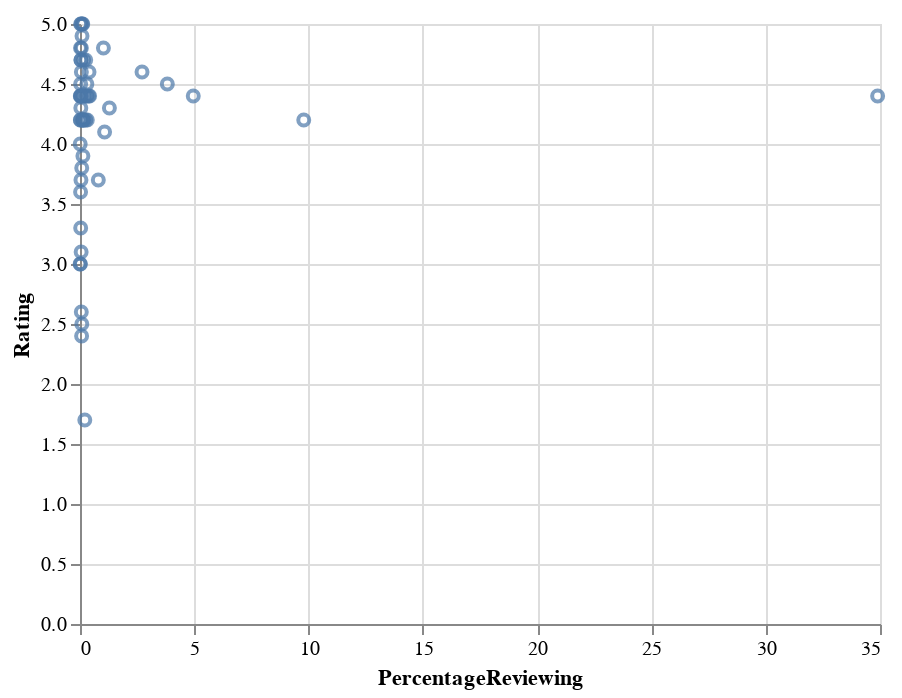

The cell this chart's notebook holds for it:
### Markdown cell above
Compute percentage of users reviewing (reviews / installs). Then graph percentage reviewing vs rating

### Code cell
df_paid["PercentageReviewing"] = pd.to_numeric(df_paid.Reviews) / df_paid.NumInstalls
alt.Chart(df_paid).mark_point().encode(x="PercentageReviewing", y="Rating")

### Figure 1 — Vega-Lite specification as saved in the notebook (floating-point values rounded to 4 significant figures)
{"$schema": "https://vega.github.io/schema/vega-lite/v2.6.0.json", "config": {"view": {"height": 300, "width": 400}}, "data": {"name": "data-787d84275ceafcc31546456463603aed"}, "datasets": {"data-787d84275ceafcc31546456463603aed": [{"Android Ver": "5.0 and up", "App": "pretty Easy privacy p≡p", "Category": "COMMUNICATION", "Content Rating": "Everyone", "Current Ver": "1.0.100rc1.withoutKeysync", "Genres": "Communication", "Installs": "500+", "Last Updated": "July 30, 2018", "NumInstalls": 500, "NumReviews": 21, "PercentageReviewing": 0.042, "Price": "$0.99", "PriceNum": 0.99, "Rating": 3.7, "Reviews": "21", "Size": "20M", "Type": "Paid"}, {"Android Ver": "2.2 and up", "App": "Next Launcher 3D Bold-CF Theme", "Category": "PERSONALIZATION", "Content Rating": "Everyone", "Current Ver": "1.042", "Genres": "Personalization", "Installs": "1,000+", "Last Updated": "January 11, 2014", "NumInstalls": 1000, "NumReviews": 175, "PercentageReviewing": 0.175, "Price": "$0.99", "PriceNum": 0.99, "Rating": 4.4, "Reviews": "175", "Size": "5.5M", "Type": "Paid"}, {"Android Ver": "4.1 and up", "App": "Facetune - For Free", "Category": "PHOTOGRAPHY", "Content Rating": "Everyone", "Current Ver": "1.3.1", "Genres": "Photography", "Installs": "1,000,000+", "Last Updated": "July 25, 2018", "NumInstalls": 10000, "NumReviews": 49553, "PercentageReviewing": 4.955, "Price": "$5.99", "PriceNum": 5.99, "Rating": 4.4, "Reviews": "49553", "Size": "48M", "Type": "Paid"}, {"Android Ver": "3.0 and up", "App": "Es-Bg Offline Voice Translator", "Category": "TRAVEL_AND_LOCAL", "Content Rating": "Everyone", "Current Ver": "2.55", "Genres": "Travel & Local", "Installs": "10+", "Last Updated": "March 19, 2017", "NumInstalls": 10, "NumReviews": 1, "PercentageReviewing": 0.1, "Price": "$1.49", "PriceNum": 1.49, "Rating": null, "Reviews": "1", "Size": "87M", "Type": "Paid"}, {"Android Ver": "4.3 and up", "App": "F05WatchFace for Android Wear", "Category": "PRODUCTIVITY", "Content Rating": "Everyone", "Current Ver": "7.0.1", "Genres": "Productivity", "Installs": "1,000+", "Last Updated": "December 24, 2017", "NumInstalls": 1000, "NumReviews": 127, "PercentageReviewing": 0.127, "Price": "$0.99", "PriceNum": 0.99, "Rating": 3.9, "Reviews": "127", "Size": "5.9M", "Type": "Paid"}, {"Android Ver": "2.1 and up", "App": "ZOOKEEPER DX TouchEdition", "Category": "FAMILY", "Content Rating": "Everyone", "Current Ver": "1.2.7", "Genres": "Puzzle", "Installs": "100,000+", "Last Updated": "November 26, 2015", "NumInstalls": 10000, "NumReviews": 3195, "PercentageReviewing": 0.3195, "Price": "$0.99", "PriceNum": 0.99, "Rating": 4.2, "Reviews": "3195", "Size": "4.6M", "Type": "Paid"}, {"Android Ver": "5.0 and up", "App": "Diabetes & Diet Tracker", "Category": "MEDICAL", "Content Rating": "Everyone", "Current Ver": "6.5.1", "Genres": "Medical", "Installs": "1,000+", "Last Updated": "July 16, 2018", "NumInstalls": 1000, "NumReviews": 395, "PercentageReviewing": 0.395, "Price": "$9.99", "PriceNum": 9.99, "Rating": 4.6, "Reviews": "395", "Size": "19M", "Type": "Paid"}, {"Android Ver": "4.0 and up", "App": "Retro City Rampage DX", "Category": "GAME", "Content Rating": "Teen", "Current Ver": "1.0.5", "Genres": "Action", "Installs": "10,000+", "Last Updated": "January 12, 2017", "NumInstalls": 10000, "NumReviews": 416, "PercentageReviewing": 0.0416, "Price": "$2.99", "PriceNum": 2.99, "Rating": 4.7, "Reviews": "416", "Size": "16M", "Type": "Paid"}, {"Android Ver": "4.0.3 and up", "App": "Sam.BN Pro", "Category": "TOOLS", "Content Rating": "Everyone", "Current Ver": "1.0.0", "Genres": "Tools", "Installs": "10+", "Last Updated": "March 27, 2015", "NumInstalls": 10, "NumReviews": 11, "PercentageReviewing": 1.1, "Price": "$0.99", "PriceNum": 0.99, "Rating": null, "Reviews": "11", "Size": "2.0M", "Type": "Paid"}, {"Android Ver": "2.2 and up", "App": "FL SW Fishing Regulations", "Category": "SPORTS", "Content Rating": "Everyone", "Current Ver": "1.03", "Genres": "Sports", "Installs": "1,000+", "Last Updated": "March 7, 2014", "NumInstalls": 1000, "NumReviews": 60, "PercentageReviewing": 0.06, "Price": "$1.99", "PriceNum": 1.99, "Rating": 4.6, "Reviews": "60", "Size": "24M", "Type": "Paid"}, {"Android Ver": "4.1 and up", "App": "Star Wars ™: DIRTY", "Category": "GAME", "Content Rating": "Teen", "Current Ver": "1.0.6", "Genres": "Role Playing", "Installs": "100,000+", "Last Updated": "October 19, 2015", "NumInstalls": 10000, "NumReviews": 38207, "PercentageReviewing": 3.821, "Price": "$9.99", "PriceNum": 9.99, "Rating": 4.5, "Reviews": "38207", "Size": "15M", "Type": "Paid"}, {"Android Ver": "2.3 and up", "App": "Beautiful Widgets Pro", "Category": "PERSONALIZATION", "Content Rating": "Everyone", "Current Ver": "5.7.8", "Genres": "Personalization", "Installs": "1,000,000+", "Last Updated": "August 24, 2016", "NumInstalls": 10000, "NumReviews": 97890, "PercentageReviewing": 9.789, "Price": "$2.49", "PriceNum": 2.49, "Rating": 4.2, "Reviews": "97890", "Size": "14M", "Type": "Paid"}, {"Android Ver": "4.4 and up", "App": "Muscle Premium - Human Anatomy, Kinesiology, Bones", "Category": "MEDICAL", "Content Rating": "Everyone", "Current Ver": "7.1.17", "Genres": "Medical", "Installs": "10,000+", "Last Updated": "August 11, 2017", "NumInstalls": 10000, "NumReviews": 168, "PercentageReviewing": 0.0168, "Price": "$24.99", "PriceNum": 10, "Rating": 4.2, "Reviews": "168", "Size": "25M", "Type": "Paid"}, {"Android Ver": "4.1 and up", "App": "X Launcher Pro: PhoneX Theme, OS11 Control Center", "Category": "ART_AND_DESIGN", "Content Rating": "Everyone", "Current Ver": "2.1.2", "Genres": "Art & Design", "Installs": "5,000+", "Last Updated": "July 30, 2018", "NumInstalls": 5000, "NumReviews": 801, "PercentageReviewing": 0.1602, "Price": "$1.99", "PriceNum": 1.99, "Rating": 4.7, "Reviews": "801", "Size": "3.5M", "Type": "Paid"}, {"Android Ver": "2.2 and up", "App": "iBP Blood Pressure", "Category": "MEDICAL", "Content Rating": "Everyone", "Current Ver": "7.0.1", "Genres": "Medical", "Installs": "10,000+", "Last Updated": "November 30, 2014", "NumInstalls": 10000, "NumReviews": 578, "PercentageReviewing": 0.0578, "Price": "$0.99", "PriceNum": 0.99, "Rating": 4.4, "Reviews": "578", "Size": "704k", "Type": "Paid"}, {"Android Ver": "7.0 and up", "App": "FO Bixby", "Category": "PERSONALIZATION", "Content Rating": "Everyone", "Current Ver": "0.2", "Genres": "Personalization", "Installs": "100+", "Last Updated": "April 25, 2018", "NumInstalls": 100, "NumReviews": 5, "PercentageReviewing": 0.05, "Price": "$0.99", "PriceNum": 0.99, "Rating": 5, "Reviews": "5", "Size": "861k", "Type": "Paid"}, {"Android Ver": "4.1 and up", "App": "Pinkalicious Party", "Category": "FAMILY", "Content Rating": "Everyone", "Current Ver": "1.5.0", "Genres": "Educational;Creativity", "Installs": "500+", "Last Updated": "June 25, 2018", "NumInstalls": 500, "NumReviews": 2, "PercentageReviewing": 0.004, "Price": "$2.99", "PriceNum": 2.99, "Rating": 3, "Reviews": "2", "Size": "82M", "Type": "Paid"}, {"Android Ver": "4.0 and up", "App": "EP Calipers", "Category": "MEDICAL", "Content Rating": "Everyone", "Current Ver": "2.12", "Genres": "Medical", "Installs": "100+", "Last Updated": "February 10, 2018", "NumInstalls": 100, "NumReviews": 4, "PercentageReviewing": 0.04, "Price": "$0.99", "PriceNum": 0.99, "Rating": null, "Reviews": "4", "Size": "15M", "Type": "Paid"}, {"Android Ver": "4.0 and up", "App": "Eu sou Rico", "Category": "FINANCE", "Content Rating": "Everyone", "Current Ver": "1.0", "Genres": "Finance", "Installs": "0+", "Last Updated": "January 9, 2018", "NumInstalls": 0, "NumReviews": 0, "PercentageReviewing": null, "Price": "$30.99", "PriceNum": 10, "Rating": null, "Reviews": "0", "Size": "2.6M", "Type": "Paid"}, {"Android Ver": "4.0 and up", "App": "AJ Jump: Animal Jam Kangaroos!", "Category": "GAME", "Content Rating": "Everyone", "Current Ver": "1.6", "Genres": "Arcade", "Installs": "50,000+", "Last Updated": "March 7, 2016", "NumInstalls": 10000, "NumReviews": 2975, "PercentageReviewing": 0.2975, "Price": "$1.99", "PriceNum": 1.99, "Rating": 4.4, "Reviews": "2975", "Size": "42M", "Type": "Paid"}, {"Android Ver": "5.0 and up", "App": "Message AI - Write Better Messages", "Category": "TOOLS", "Content Rating": "Mature 17+", "Current Ver": "1.3.1", "Genres": "Tools", "Installs": "100+", "Last Updated": "July 4, 2018", "NumInstalls": 100, "NumReviews": 0, "PercentageReviewing": 0, "Price": "$2.99", "PriceNum": 2.99, "Rating": null, "Reviews": "0", "Size": "7.9M", "Type": "Paid"}, {"Android Ver": "4.1 and up", "App": "Masha and the Bear- House Cleaning Games for Girls", "Category": "FAMILY", "Content Rating": "Everyone", "Current Ver": "0.0.1", "Genres": "Educational;Pretend Play", "Installs": "100+", "Last Updated": "January 25, 2018", "NumInstalls": 100, "NumReviews": 0, "PercentageReviewing": 0, "Price": "$1.99", "PriceNum": 1.99, "Rating": null, "Reviews": "0", "Size": "74M", "Type": "Paid"}, {"Android Ver": "Varies with device", "App": "Journal Club: Medicine", "Category": "MEDICAL", "Content Rating": "Everyone", "Current Ver": "Varies with device", "Genres": "Medical", "Installs": "10,000+", "Last Updated": "June 17, 2017", "NumInstalls": 10000, "NumReviews": 216, "PercentageReviewing": 0.0216, "Price": "$6.99", "PriceNum": 6.99, "Rating": 4.8, "Reviews": "216", "Size": "Varies with device", "Type": "Paid"}, {"Android Ver": "4.0.3 and up", "App": "Dr. Seuss's ABC", "Category": "FAMILY", "Content Rating": "Everyone", "Current Ver": "2.05", "Genres": "Books & Reference;Education", "Installs": "10,000+", "Last Updated": "February 26, 2018", "NumInstalls": 10000, "NumReviews": 429, "PercentageReviewing": 0.0429, "Price": "$3.99", "PriceNum": 3.99, "Rating": 4.7, "Reviews": "429", "Size": "12M", "Type": "Paid"}, {"Android Ver": "2.3.3 and up", "App": "Ludo - Don't get angry", "Category": "GAME", "Content Rating": "Everyone", "Current Ver": "1.6.3", "Genres": "Board", "Installs": "1,000+", "Last Updated": "February 24, 2016", "NumInstalls": 1000, "NumReviews": 131, "PercentageReviewing": 0.131, "Price": "$1.61", "PriceNum": 1.61, "Rating": 4.2, "Reviews": "131", "Size": "23M", "Type": "Paid"}, {"Android Ver": "2.2 and up", "App": "EF Lens Simulator", "Category": "PHOTOGRAPHY", "Content Rating": "Everyone", "Current Ver": "2.8.3.1", "Genres": "Photography", "Installs": "100+", "Last Updated": "February 27, 2017", "NumInstalls": 100, "NumReviews": 2, "PercentageReviewing": 0.02, "Price": "$9.99", "PriceNum": 9.99, "Rating": null, "Reviews": "2", "Size": "33M", "Type": "Paid"}, {"Android Ver": "3.0 and up", "App": "Grand Theft Auto: San Andreas", "Category": "GAME", "Content Rating": "Mature 17+", "Current Ver": "1.08", "Genres": "Action", "Installs": "1,000,000+", "Last Updated": "March 21, 2015", "NumInstalls": 10000, "NumReviews": 348962, "PercentageReviewing": 34.9, "Price": "$6.99", "PriceNum": 6.99, "Rating": 4.4, "Reviews": "348962", "Size": "26M", "Type": "Paid"}, {"Android Ver": "5.0 and up", "App": "FAV KWGT", "Category": "PERSONALIZATION", "Content Rating": "Everyone", "Current Ver": "8.0", "Genres": "Personalization", "Installs": "1,000+", "Last Updated": "July 26, 2018", "NumInstalls": 1000, "NumReviews": 88, "PercentageReviewing": 0.088, "Price": "$0.99", "PriceNum": 0.99, "Rating": 4.9, "Reviews": "88", "Size": "66M", "Type": "Paid"}, {"Android Ver": "4.0.3 and up", "App": "Frequencies", "Category": "TOOLS", "Content Rating": "Everyone", "Current Ver": "1.9", "Genres": "Tools", "Installs": "500+", "Last Updated": "February 4, 2018", "NumInstalls": 500, "NumReviews": 11, "PercentageReviewing": 0.022, "Price": "$0.99", "PriceNum": 0.99, "Rating": 4.2, "Reviews": "11", "Size": "3.1M", "Type": "Paid"}, {"Android Ver": "2.3 and up", "App": "iFish BC", "Category": "SPORTS", "Content Rating": "Everyone", "Current Ver": "2.1", "Genres": "Sports", "Installs": "1,000+", "Last Updated": "February 18, 2015", "NumInstalls": 1000, "NumReviews": 25, "PercentageReviewing": 0.025, "Price": "$3.99", "PriceNum": 3.99, "Rating": 3.6, "Reviews": "25", "Size": "6.0M", "Type": "Paid"}, {"Android Ver": "4.3 and up", "App": "X Home Bar - Home Bar Gesture Pro", "Category": "TOOLS", "Content Rating": "Everyone", "Current Ver": "1.5", "Genres": "Tools", "Installs": "10,000+", "Last Updated": "July 2, 2018", "NumInstalls": 10000, "NumReviews": 88, "PercentageReviewing": 0.0088, "Price": "$1.99", "PriceNum": 1.99, "Rating": 4, "Reviews": "88", "Size": "2.0M", "Type": "Paid"}, {"Android Ver": "4.0 and up", "App": "Penny Puss", "Category": "TOOLS", "Content Rating": "Everyone", "Current Ver": "1.911.1944.4606", "Genres": "Tools", "Installs": "1,000+", "Last Updated": "July 9, 2016", "NumInstalls": 1000, "NumReviews": 19, "PercentageReviewing": 0.019, "Price": "$4.99", "PriceNum": 4.99, "Rating": 3, "Reviews": "19", "Size": "22M", "Type": "Paid"}, {"Android Ver": "4.0.3 and up", "App": "Antenna Tool Premium", "Category": "TOOLS", "Content Rating": "Everyone", "Current Ver": "2.2", "Genres": "Tools", "Installs": "500+", "Last Updated": "October 26, 2017", "NumInstalls": 500, "NumReviews": 14, "PercentageReviewing": 0.028, "Price": "$0.99", "PriceNum": 0.99, "Rating": 4.5, "Reviews": "14", "Size": "2.9M", "Type": "Paid"}, {"Android Ver": "Varies with device", "App": "Business Calendar Pro", "Category": "PRODUCTIVITY", "Content Rating": "Everyone", "Current Ver": "Varies with device", "Genres": "Productivity", "Installs": "100,000+", "Last Updated": "May 24, 2018", "NumInstalls": 10000, "NumReviews": 27135, "PercentageReviewing": 2.713, "Price": "$4.99", "PriceNum": 4.99, "Rating": 4.6, "Reviews": "27135", "Size": "Varies with device", "Type": "Paid"}, {"Android Ver": "Varies with device", "App": "VeinSeek", "Category": "MEDICAL", "Content Rating": "Everyone", "Current Ver": "Varies with device", "Genres": "Medical", "Installs": "1,000+", "Last Updated": "December 6, 2017", "NumInstalls": 1000, "NumReviews": 79, "PercentageReviewing": 0.079, "Price": "$3.99", "PriceNum": 3.99, "Rating": 2.5, "Reviews": "79", "Size": "Varies with device", "Type": "Paid"}, {"Android Ver": "4.0.3 and up", "App": "Be the Expert in Phlebotomy - Professional Nursing", "Category": "MEDICAL", "Content Rating": "Everyone", "Current Ver": "1.0", "Genres": "Medical", "Installs": "1+", "Last Updated": "July 24, 2018", "NumInstalls": 1, "NumReviews": 0, "PercentageReviewing": 0, "Price": "$0.99", "PriceNum": 0.99, "Rating": null, "Reviews": "0", "Size": "5.0M", "Type": "Paid"}, {"Android Ver": "3.0 and up", "App": "CA Speakers", "Category": "LIFESTYLE", "Content Rating": "Teen", "Current Ver": "1.0", "Genres": "Lifestyle", "Installs": "100+", "Last Updated": "March 25, 2014", "NumInstalls": 100, "NumReviews": 12, "PercentageReviewing": 0.12, "Price": "$0.99", "PriceNum": 0.99, "Rating": 5, "Reviews": "12", "Size": "1.2M", "Type": "Paid"}, {"Android Ver": "4.0.3 and up", "App": "CE Genius Nurses Edition", "Category": "MEDICAL", "Content Rating": "Everyone", "Current Ver": "1.5", "Genres": "Medical", "Installs": "1+", "Last Updated": "June 1, 2018", "NumInstalls": 1, "NumReviews": 0, "PercentageReviewing": 0, "Price": "$3.99", "PriceNum": 3.99, "Rating": null, "Reviews": "0", "Size": "5.1M", "Type": "Paid"}, {"Android Ver": "4.0.3 and up", "App": "Bitcoin BX Thailand PRO", "Category": "FINANCE", "Content Rating": "Everyone", "Current Ver": "5.0", "Genres": "Finance", "Installs": "100+", "Last Updated": "October 22, 2017", "NumInstalls": 100, "NumReviews": 21, "PercentageReviewing": 0.21, "Price": "$4.99", "PriceNum": 4.99, "Rating": 1.7, "Reviews": "21", "Size": "21M", "Type": "Paid"}, {"Android Ver": "Varies with device", "App": "Menstrual Calendar Premium", "Category": "MEDICAL", "Content Rating": "Everyone", "Current Ver": "Varies with device", "Genres": "Medical", "Installs": "50,000+", "Last Updated": "July 26, 2013", "NumInstalls": 10000, "NumReviews": 4207, "PercentageReviewing": 0.4207, "Price": "$3.99", "PriceNum": 3.99, "Rating": 4.4, "Reviews": "4207", "Size": "Varies with device", "Type": "Paid"}, {"Android Ver": "2.2 and up", "App": "BS Detector - Diss 'n' Gauges", "Category": "FAMILY", "Content Rating": "Everyone", "Current Ver": "1.3", "Genres": "Entertainment", "Installs": "50+", "Last Updated": "February 22, 2013", "NumInstalls": 50, "NumReviews": 0, "PercentageReviewing": 0, "Price": "$1.49", "PriceNum": 1.49, "Rating": null, "Reviews": "0", "Size": "842k", "Type": "Paid"}, {"Android Ver": "Varies with device", "App": "Alarmy (Sleep If U Can) - Pro", "Category": "LIFESTYLE", "Content Rating": "Everyone", "Current Ver": "Varies with device", "Genres": "Lifestyle", "Installs": "10,000+", "Last Updated": "July 30, 2018", "NumInstalls": 10000, "NumReviews": 10249, "PercentageReviewing": 1.025, "Price": "$2.49", "PriceNum": 2.49, "Rating": 4.8, "Reviews": "10249", "Size": "Varies with device", "Type": "Paid"}, {"Android Ver": "4.2 and up", "App": "OrthoFlow", "Category": "MEDICAL", "Content Rating": "Everyone", "Current Ver": "1.0.0", "Genres": "Medical", "Installs": "10+", "Last Updated": "July 15, 2018", "NumInstalls": 10, "NumReviews": 0, "PercentageReviewing": 0, "Price": "$5.99", "PriceNum": 5.99, "Rating": null, "Reviews": "0", "Size": "66M", "Type": "Paid"}, {"Android Ver": "1.6 and up", "App": "CZ-45 pistol explained", "Category": "BOOKS_AND_REFERENCE", "Content Rating": "Everyone", "Current Ver": "Android 3.1 - 2015", "Genres": "Books & Reference", "Installs": "10+", "Last Updated": "August 10, 2017", "NumInstalls": 10, "NumReviews": 1, "PercentageReviewing": 0.1, "Price": "$5.49", "PriceNum": 5.49, "Rating": null, "Reviews": "1", "Size": "12M", "Type": "Paid"}, {"Android Ver": "2.3 and up", "App": "Learn Quran with Elif Ba", "Category": "FAMILY", "Content Rating": "Everyone", "Current Ver": "1.2", "Genres": "Education", "Installs": "100+", "Last Updated": "March 3, 2017", "NumInstalls": 100, "NumReviews": 3, "PercentageReviewing": 0.03, "Price": "$1.49", "PriceNum": 1.49, "Rating": null, "Reviews": "3", "Size": "12M", "Type": "Paid"}, {"Android Ver": "2.3 and up", "App": "ch-mm Dict", "Category": "BOOKS_AND_REFERENCE", "Content Rating": "Everyone", "Current Ver": "1.0", "Genres": "Books & Reference", "Installs": "10+", "Last Updated": "July 18, 2014", "NumInstalls": 10, "NumReviews": 0, "PercentageReviewing": 0, "Price": "$1.96", "PriceNum": 1.96, "Rating": null, "Reviews": "0", "Size": "1.4M", "Type": "Paid"}, {"Android Ver": "4.0.3 and up", "App": "Neon-R (Red)", "Category": "PERSONALIZATION", "Content Rating": "Everyone", "Current Ver": "1.0", "Genres": "Personalization", "Installs": "100+", "Last Updated": "March 12, 2015", "NumInstalls": 100, "NumReviews": 25, "PercentageReviewing": 0.25, "Price": "$0.99", "PriceNum": 0.99, "Rating": 4.7, "Reviews": "25", "Size": "41M", "Type": "Paid"}, {"Android Ver": "4.2 and up", "App": "I am Rich", "Category": "FINANCE", "Content Rating": "Everyone", "Current Ver": "1.0", "Genres": "Finance", "Installs": "5,000+", "Last Updated": "March 22, 2018", "NumInstalls": 5000, "NumReviews": 180, "PercentageReviewing": 0.036, "Price": "$399.99", "PriceNum": 10, "Rating": 4.3, "Reviews": "180", "Size": "3.8M", "Type": "Paid"}, {"Android Ver": "4.1 and up", "App": "Bk Bee Sales Manager", "Category": "BUSINESS", "Content Rating": "Everyone", "Current Ver": "1.0", "Genres": "Business", "Installs": "5+", "Last Updated": "December 16, 2017", "NumInstalls": 5, "NumReviews": 0, "PercentageReviewing": 0, "Price": "$0.99", "PriceNum": 0.99, "Rating": null, "Reviews": "0", "Size": "2.1M", "Type": "Paid"}, {"Android Ver": "2.3 and up", "App": "Schlaumeier", "Category": "BOOKS_AND_REFERENCE", "Content Rating": "Everyone", "Current Ver": "0.1", "Genres": "Books & Reference", "Installs": "5+", "Last Updated": "June 17, 2015", "NumInstalls": 5, "NumReviews": 0, "PercentageReviewing": 0, "Price": "$0.99", "PriceNum": 0.99, "Rating": null, "Reviews": "0", "Size": "688k", "Type": "Paid"}, {"Android Ver": "4.0.3 and up", "App": "LEGO Batman: DC Super Heroes", "Category": "FAMILY", "Content Rating": "Everyone 10+", "Current Ver": "Varies with device", "Genres": "Adventure;Action & Adventure", "Installs": "50,000+", "Last Updated": "May 9, 2016", "NumInstalls": 10000, "NumReviews": 2557, "PercentageReviewing": 0.2557, "Price": "$4.99", "PriceNum": 4.99, "Rating": 4.2, "Reviews": "2557", "Size": "5.8M", "Type": "Paid"}, {"Android Ver": "2.2 and up", "App": "Lapse It • Time Lapse • Pro", "Category": "PHOTOGRAPHY", "Content Rating": "Everyone", "Current Ver": "4.70", "Genres": "Photography", "Installs": "100,000+", "Last Updated": "November 6, 2014", "NumInstalls": 10000, "NumReviews": 12865, "PercentageReviewing": 1.286, "Price": "$2.99", "PriceNum": 2.99, "Rating": 4.3, "Reviews": "12865", "Size": "6.9M", "Type": "Paid"}, {"Android Ver": "4.0.3 and up", "App": "INTERACTIVE CALCULUS PRO", "Category": "FAMILY", "Content Rating": "Everyone", "Current Ver": "1.2", "Genres": "Education", "Installs": "10+", "Last Updated": "February 22, 2018", "NumInstalls": 10, "NumReviews": 0, "PercentageReviewing": 0, "Price": "$0.99", "PriceNum": 0.99, "Rating": null, "Reviews": "0", "Size": "3.3M", "Type": "Paid"}, {"Android Ver": "4.0.3 and up", "App": "LEGO ® Batman: Beyond Gotham", "Category": "FAMILY", "Content Rating": "Everyone 10+", "Current Ver": "Varies with device", "Genres": "Adventure;Action & Adventure", "Installs": "100,000+", "Last Updated": "December 15, 2015", "NumInstalls": 10000, "NumReviews": 10758, "PercentageReviewing": 1.076, "Price": "$4.99", "PriceNum": 4.99, "Rating": 4.1, "Reviews": "10758", "Size": "8.0M", "Type": "Paid"}, {"Android Ver": "4.1 and up", "App": "CI 174 Gray Icon Pack", "Category": "PERSONALIZATION", "Content Rating": "Everyone", "Current Ver": "1.1", "Genres": "Personalization", "Installs": "10+", "Last Updated": "May 21, 2018", "NumInstalls": 10, "NumReviews": 1, "PercentageReviewing": 0.1, "Price": "$0.99", "PriceNum": 0.99, "Rating": 5, "Reviews": "1", "Size": "46M", "Type": "Paid"}, {"Android Ver": "2.0.1 and up", "App": "Jurassic Life: T Rex Simulator", "Category": "FAMILY", "Content Rating": "Everyone 10+", "Current Ver": "1.2", "Genres": "Simulation", "Installs": "10,000+", "Last Updated": "August 19, 2014", "NumInstalls": 10000, "NumReviews": 1088, "PercentageReviewing": 0.1088, "Price": "$0.99", "PriceNum": 0.99, "Rating": 4.2, "Reviews": "1088", "Size": "35M", "Type": "Paid"}, {"Android Ver": "1.6 and up", "App": "CZ-38 (vz 38) pistol explained", "Category": "BOOKS_AND_REFERENCE", "Content Rating": "Everyone", "Current Ver": "Android 3.1 - 2017", "Genres": "Books & Reference", "Installs": "5+", "Last Updated": "August 10, 2017", "NumInstalls": 5, "NumReviews": 0, "PercentageReviewing": 0, "Price": "$5.99", "PriceNum": 5.99, "Rating": null, "Reviews": "0", "Size": "13M", "Type": "Paid"}, {"Android Ver": "4.1 and up", "App": "Moco+ - Chat, Meet People", "Category": "DATING", "Content Rating": "Mature 17+", "Current Ver": "2.6.139", "Genres": "Dating", "Installs": "10,000+", "Last Updated": "June 19, 2018", "NumInstalls": 10000, "NumReviews": 1546, "PercentageReviewing": 0.1546, "Price": "$3.99", "PriceNum": 3.99, "Rating": 4.2, "Reviews": "1546", "Size": "Varies with device", "Type": "Paid"}, {"Android Ver": "4.1 and up", "App": "Super Hearing Secret Voices Recorder PRO", "Category": "MEDICAL", "Content Rating": "Everyone", "Current Ver": "1.0", "Genres": "Medical", "Installs": "100+", "Last Updated": "April 20, 2018", "NumInstalls": 100, "NumReviews": 3, "PercentageReviewing": 0.03, "Price": "$2.99", "PriceNum": 2.99, "Rating": 5, "Reviews": "3", "Size": "23M", "Type": "Paid"}, {"Android Ver": "4.1 and up", "App": "ASRA Coags", "Category": "MEDICAL", "Content Rating": "Everyone", "Current Ver": "2.1", "Genres": "Medical", "Installs": "1,000+", "Last Updated": "August 1, 2018", "NumInstalls": 1000, "NumReviews": 15, "PercentageReviewing": 0.015, "Price": "$3.99", "PriceNum": 3.99, "Rating": 4.4, "Reviews": "15", "Size": "5.8M", "Type": "Paid"}, {"Android Ver": null, "App": "[substratum] Vacuum: P", "Category": "PERSONALIZATION", "Content Rating": "Everyone", "Current Ver": "4.4", "Genres": "Personalization", "Installs": "1,000+", "Last Updated": "July 20, 2018", "NumInstalls": 1000, "NumReviews": 230, "PercentageReviewing": 0.23, "Price": "$1.49", "PriceNum": 1.49, "Rating": 4.4, "Reviews": "230", "Size": "11M", "Type": "Paid"}, {"Android Ver": "2.2 and up", "App": "Deaf - Hearing chat device H", "Category": "COMMUNICATION", "Content Rating": "Everyone", "Current Ver": "3.6", "Genres": "Communication", "Installs": "500+", "Last Updated": "February 8, 2017", "NumInstalls": 500, "NumReviews": 9, "PercentageReviewing": 0.018, "Price": "$3.99", "PriceNum": 3.99, "Rating": 4.4, "Reviews": "9", "Size": "51k", "Type": "Paid"}, {"Android Ver": "4.0 and up", "App": "Билеты ПДД CD 2019 PRO", "Category": "AUTO_AND_VEHICLES", "Content Rating": "Everyone", "Current Ver": "1.49", "Genres": "Auto & Vehicles", "Installs": "100+", "Last Updated": "July 27, 2018", "NumInstalls": 100, "NumReviews": 21, "PercentageReviewing": 0.21, "Price": "$1.49", "PriceNum": 1.49, "Rating": null, "Reviews": "21", "Size": "16M", "Type": "Paid"}, {"Android Ver": "4.0.3 and up", "App": "MyRadar NOAA Weather Radar Ad Free", "Category": "WEATHER", "Content Rating": "Everyone", "Current Ver": "7.1.4", "Genres": "Weather", "Installs": "10,000+", "Last Updated": "August 4, 2018", "NumInstalls": 10000, "NumReviews": 3005, "PercentageReviewing": 0.3005, "Price": "$2.99", "PriceNum": 2.99, "Rating": 4.5, "Reviews": "3005", "Size": "26M", "Type": "Paid"}, {"Android Ver": "4.0 and up", "App": "Abdominal CT Sectional Walker", "Category": "MEDICAL", "Content Rating": "Everyone", "Current Ver": "1.1", "Genres": "Medical", "Installs": "100+", "Last Updated": "July 8, 2016", "NumInstalls": 100, "NumReviews": 2, "PercentageReviewing": 0.02, "Price": "$9.99", "PriceNum": 9.99, "Rating": null, "Reviews": "2", "Size": "23M", "Type": "Paid"}, {"Android Ver": "5.0 and up", "App": "Pixxy KWGT", "Category": "PERSONALIZATION", "Content Rating": "Everyone", "Current Ver": "4.0.1", "Genres": "Personalization", "Installs": "1,000+", "Last Updated": "July 29, 2018", "NumInstalls": 1000, "NumReviews": 60, "PercentageReviewing": 0.06, "Price": "$0.99", "PriceNum": 0.99, "Rating": 4.8, "Reviews": "60", "Size": "78M", "Type": "Paid"}, {"Android Ver": "2.3 and up", "App": "Dungeons and Dragons DM Tools", "Category": "BOOKS_AND_REFERENCE", "Content Rating": "Everyone", "Current Ver": "2.0", "Genres": "Books & Reference", "Installs": "1,000+", "Last Updated": "February 22, 2017", "NumInstalls": 1000, "NumReviews": 50, "PercentageReviewing": 0.05, "Price": "$1.99", "PriceNum": 1.99, "Rating": 3.1, "Reviews": "50", "Size": "4.9M", "Type": "Paid"}, {"Android Ver": "4.0.3 and up", "App": "Cossack Dictionary (DN)", "Category": "BOOKS_AND_REFERENCE", "Content Rating": "Teen", "Current Ver": "1.0", "Genres": "Books & Reference", "Installs": "10+", "Last Updated": "April 28, 2018", "NumInstalls": 10, "NumReviews": 7, "PercentageReviewing": 0.7, "Price": "$2.99", "PriceNum": 2.99, "Rating": null, "Reviews": "7", "Size": "2.3M", "Type": "Paid"}, {"Android Ver": "4.1 and up", "App": "C Locker Pro", "Category": "PERSONALIZATION", "Content Rating": "Everyone", "Current Ver": "8.3.4", "Genres": "Personalization", "Installs": "10,000+", "Last Updated": "December 5, 2017", "NumInstalls": 10000, "NumReviews": 1531, "PercentageReviewing": 0.1531, "Price": "$2.99", "PriceNum": 2.99, "Rating": 4.2, "Reviews": "1531", "Size": "7.7M", "Type": "Paid"}, {"Android Ver": "Varies with device", "App": "Weather Data CH", "Category": "WEATHER", "Content Rating": "Everyone", "Current Ver": "Varies with device", "Genres": "Weather", "Installs": "500+", "Last Updated": "August 9, 2016", "NumInstalls": 500, "NumReviews": 15, "PercentageReviewing": 0.03, "Price": "$2.99", "PriceNum": 2.99, "Rating": null, "Reviews": "15", "Size": "Varies with device", "Type": "Paid"}, {"Android Ver": "4.4 and up", "App": "Jeppesen CR Flight Computer", "Category": "MAPS_AND_NAVIGATION", "Content Rating": "Everyone", "Current Ver": "1.0.8", "Genres": "Maps & Navigation", "Installs": "100+", "Last Updated": "October 5, 2016", "NumInstalls": 100, "NumReviews": 3, "PercentageReviewing": 0.03, "Price": "$9.99", "PriceNum": 9.99, "Rating": 3.3, "Reviews": "3", "Size": "26M", "Type": "Paid"}, {"Android Ver": "4.0 and up", "App": "All-in-One Mahjong 3", "Category": "FAMILY", "Content Rating": "Everyone", "Current Ver": "20180609", "Genres": "Board;Brain Games", "Installs": "100+", "Last Updated": "June 14, 2018", "NumInstalls": 100, "NumReviews": 38, "PercentageReviewing": 0.38, "Price": "$0.99", "PriceNum": 0.99, "Rating": 4.4, "Reviews": "38", "Size": "16M", "Type": "Paid"}, {"Android Ver": "4.0.3 and up", "App": "CSCS BG (в български)", "Category": "FAMILY", "Content Rating": "Everyone", "Current Ver": "1.0", "Genres": "Education", "Installs": "100+", "Last Updated": "March 23, 2017", "NumInstalls": 100, "NumReviews": 7, "PercentageReviewing": 0.07, "Price": "$3.99", "PriceNum": 3.99, "Rating": 2.4, "Reviews": "7", "Size": "2.1M", "Type": "Paid"}, {"Android Ver": "4.0 and up", "App": "Calculator", "Category": "DATING", "Content Rating": "Everyone", "Current Ver": "1.1.6", "Genres": "Dating", "Installs": "1,000+", "Last Updated": "October 25, 2017", "NumInstalls": 1000, "NumReviews": 57, "PercentageReviewing": 0.057, "Price": "$6.99", "PriceNum": 6.99, "Rating": 2.6, "Reviews": "57", "Size": "6.2M", "Type": "Paid"}, {"Android Ver": "2.2 and up", "App": "Dr. McDougall Mobile Cookbook", "Category": "HEALTH_AND_FITNESS", "Content Rating": "Everyone", "Current Ver": "1.1", "Genres": "Health & Fitness", "Installs": "1,000+", "Last Updated": "January 26, 2015", "NumInstalls": 1000, "NumReviews": 76, "PercentageReviewing": 0.076, "Price": "$4.99", "PriceNum": 4.99, "Rating": 3.8, "Reviews": "76", "Size": "1.2M", "Type": "Paid"}, {"Android Ver": "2.2 and up", "App": "Sonic 4™ Episode I", "Category": "GAME", "Content Rating": "Everyone", "Current Ver": "1.5.0", "Genres": "Arcade", "Installs": "100,000+", "Last Updated": "April 4, 2016", "NumInstalls": 10000, "NumReviews": 8014, "PercentageReviewing": 0.8014, "Price": "$2.99", "PriceNum": 2.99, "Rating": 3.7, "Reviews": "8014", "Size": "37M", "Type": "Paid"}, {"Android Ver": "3.0 and up", "App": "EC music dictionary", "Category": "TOOLS", "Content Rating": "Everyone", "Current Ver": "2.1", "Genres": "Tools", "Installs": "500+", "Last Updated": "December 29, 2014", "NumInstalls": 500, "NumReviews": 20, "PercentageReviewing": 0.04, "Price": "$1.99", "PriceNum": 1.99, "Rating": 4.4, "Reviews": "20", "Size": "2.2M", "Type": "Paid"}]}, "encoding": {"x": {"field": "PercentageReviewing", "type": "quantitative"}, "y": {"field": "Rating", "type": "quantitative"}}, "mark": "point"}
